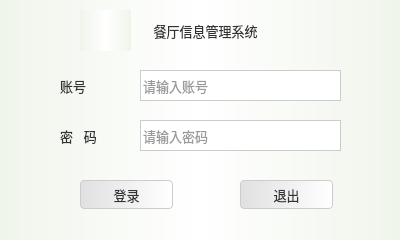
<?xml version="1.0" encoding="UTF-8"?>
<ui version="4.0">
 <class>Page_Login</class>
 <widget class="QWidget" name="Page_Login">
  <property name="geometry">
   <rect>
    <x>0</x>
    <y>0</y>
    <width>400</width>
    <height>240</height>
   </rect>
  </property>
  <property name="minimumSize">
   <size>
    <width>400</width>
    <height>240</height>
   </size>
  </property>
  <property name="maximumSize">
   <size>
    <width>400</width>
    <height>240</height>
   </size>
  </property>
  <property name="windowTitle">
   <string>登录</string>
  </property>
  <property name="windowIcon">
   <iconset resource="res.qrc">
    <normaloff>:/Logo.jpg</normaloff>:/Logo.jpg</iconset>
  </property>
  <property name="toolTip">
   <string>这是登录窗口</string>
  </property>
  <property name="styleSheet">
   <string notr="true"> QWidget{   background: qlineargradient(spread:pad, x1:0, y1:0, x2:1, y2:0, stop:0 rgba(240, 245, 235, 1), stop:0.5 rgba(255, 255, 255, 1), stop:1 rgba(240, 245, 235, 1)); /* Gradient from light green to white to light green */
    color: #333333; /* Dark Grey */
    font-family: &quot;Segoe UI&quot;, sans-serif;
    font-size: 10pt;
}
QTableWidget {
    background-color: #FFFFFF; /* White */
    color: #333333; /* Dark Grey */
    gridline-color: #CCCCCC; /* Light Grey */
    border: 1px solid #CCCCCC; /* Light Grey Border */
    font-family: &quot;Segoe UI&quot;, sans-serif;
    font-size: 10pt;
}
QLineEdit{
background-color: #FFFFFF; /* White */
    color: #333333; /* Dark Grey */
    gridline-color: #CCCCCC; /* Light Grey */
    border: 1px solid #CCCCCC; /* Light Grey Border */
    font-family: &quot;Segoe UI&quot;, sans-serif;
    font-size: 10pt;
}

/* Buttons common style */

QPushButton {
    background: qlineargradient(spread:pad, x1:0, y1:0, x2:1, y2:0, stop:0 #E0E0E0, stop:1 #FFFFFF); /* Light Grey to White Gradient */
    color: #333333; /* Dark Grey */
    border: 1px solid #CCCCCC; /* Light Grey Border */
    border-radius: 4px;
    padding: 5px;
    font-family: &quot;Segoe UI&quot;, sans-serif;
    font-size: 10pt;
}

QPushButton:hover {
    background-color: #D6D6D6; /* Slightly Darker Grey */
}

QPushButton:pressed {
    background-color: #BFBFBF; /* Darker Grey */
}
/* Common background widget style */

</string>
  </property>
  <widget class="QLineEdit" name="le_userID">
   <property name="geometry">
    <rect>
     <x>140</x>
     <y>70</y>
     <width>201</width>
     <height>31</height>
    </rect>
   </property>
   <property name="maxLength">
    <number>8</number>
   </property>
   <property name="placeholderText">
    <string>请输入账号</string>
   </property>
  </widget>
  <widget class="QLineEdit" name="le_password">
   <property name="geometry">
    <rect>
     <x>140</x>
     <y>120</y>
     <width>201</width>
     <height>31</height>
    </rect>
   </property>
   <property name="text">
    <string/>
   </property>
   <property name="maxLength">
    <number>8</number>
   </property>
   <property name="echoMode">
    <enum>QLineEdit::Password</enum>
   </property>
   <property name="placeholderText">
    <string>请输入密码</string>
   </property>
  </widget>
  <widget class="QPushButton" name="btn_login">
   <property name="geometry">
    <rect>
     <x>80</x>
     <y>180</y>
     <width>93</width>
     <height>29</height>
    </rect>
   </property>
   <property name="text">
    <string>登录</string>
   </property>
  </widget>
  <widget class="QPushButton" name="btn_exit">
   <property name="geometry">
    <rect>
     <x>240</x>
     <y>180</y>
     <width>93</width>
     <height>29</height>
    </rect>
   </property>
   <property name="text">
    <string>退出</string>
   </property>
  </widget>
  <widget class="QLabel" name="label">
   <property name="geometry">
    <rect>
     <x>60</x>
     <y>70</y>
     <width>71</width>
     <height>31</height>
    </rect>
   </property>
   <property name="font">
    <font>
     <family>Segoe UI</family>
     <pointsize>10</pointsize>
    </font>
   </property>
   <property name="styleSheet">
    <string notr="true">background-color: transparent;</string>
   </property>
   <property name="text">
    <string>账号</string>
   </property>
  </widget>
  <widget class="QLabel" name="label_2">
   <property name="geometry">
    <rect>
     <x>60</x>
     <y>120</y>
     <width>61</width>
     <height>31</height>
    </rect>
   </property>
   <property name="font">
    <font>
     <family>Segoe UI</family>
     <pointsize>10</pointsize>
    </font>
   </property>
   <property name="styleSheet">
    <string notr="true">background-color: transparent;</string>
   </property>
   <property name="text">
    <string>密   码</string>
   </property>
  </widget>
  <widget class="QLabel" name="label_3">
   <property name="geometry">
    <rect>
     <x>90</x>
     <y>0</y>
     <width>231</width>
     <height>61</height>
    </rect>
   </property>
   <property name="font">
    <font>
     <family>Segoe UI</family>
     <pointsize>10</pointsize>
    </font>
   </property>
   <property name="styleSheet">
    <string notr="true">background-color: transparent;</string>
   </property>
   <property name="text">
    <string>餐厅信息管理系统</string>
   </property>
   <property name="alignment">
    <set>Qt::AlignCenter</set>
   </property>
  </widget>
  <widget class="QLabel" name="label_4">
   <property name="geometry">
    <rect>
     <x>80</x>
     <y>10</y>
     <width>51</width>
     <height>41</height>
    </rect>
   </property>
   <property name="styleSheet">
    <string notr="true">image: url(:/Logo.jpg);</string>
   </property>
   <property name="text">
    <string/>
   </property>
  </widget>
 </widget>
 <resources>
  <include location="res.qrc"/>
 </resources>
 <connections/>
</ui>
